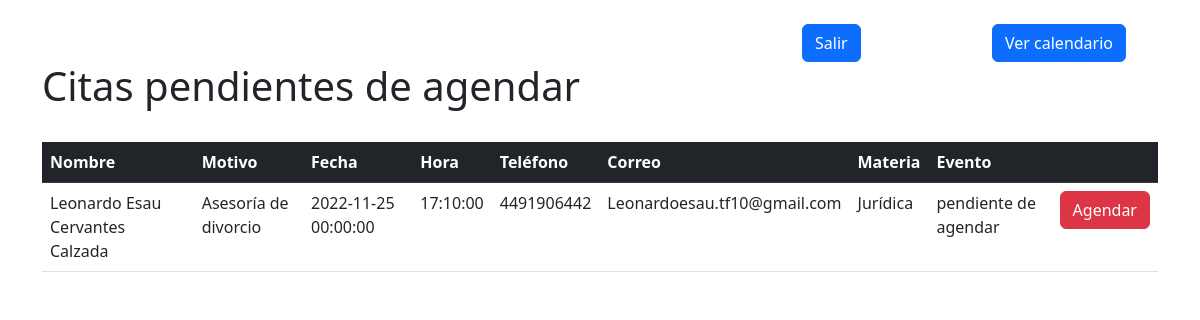
The app's page /admin/index.php with its own data.
### tables this page shows
CREATE TABLE `posibles` (
  `id_posible` int(11) NOT NULL,
  `nombre` varchar(255) DEFAULT NULL,
  `motivo` varchar(255) DEFAULT NULL,
  `time` time DEFAULT NULL,
  `date` datetime DEFAULT NULL,
  `tel` varchar(255) DEFAULT NULL,
  `email` varchar(255) DEFAULT NULL,
  `estatus` int(11) DEFAULT NULL,
  `materia` varchar(255) DEFAULT NULL
);

### admin/index.php (the view, shortened to what this page needs)
<?php
include("componentes/conexion.php");
$posibles= $pdo->prepare("SELECT * FROM posibles WHERE estatus = 1");
$posibles->execute();
$resultado=$posibles->fetchAll(PDO::FETCH_ASSOC);
?>
<!doctype html>
<html lang="en">
  <head>
    <link rel="stylesheet" href="https://cdn.jsdelivr.net/npm/bootstrap@5.2.0-beta1/dist/css/bootstrap.min.css">
    <link rel="stylesheet" type="text/css" href="https:///cdn.datatables.net/1.12.1/css/jquery.dataTables.min.css">
  </head>
  <body><br>
<div class="container">
<div class="row">
    <div class="col-md-2 offset-8">
      <a class="btn btn-primary" type="button" href="logout.php">Salir</a>
      </div>
      <div class="col-md-2">
      <a  class="btn btn-primary" type="button" href="ver.php">Ver calendario</a> </div>
  </div>
</div>
  <div class="container">
    <div class="col-md-12">
      <h1>Citas pendientes de agendar</h1><br>
      <div class="table-responsive">
        <table class="table" id="table">
          <thead class="table-dark">
            <tr>
              <th scope="col">Nombre</th>
              <th scope="col">Motivo</th>
              <th scope="col">Fecha</th>
              <th scope="col">Hora</th>
              <th scope="col">Teléfono</th>
              <th scope="col">Correo</th>
              <th scope="col">Materia</th>
              <th scope="col">Evento</th>
              <th scope="col"></th>
            </tr>
          </thead>
          <tbody>
          <?php foreach ($resultado as $row):?>
            <tr class="">
              <td value="<?php echo $row["nombre"]; ?>"><?php echo $row["nombre"]; ?></td>
              <td><?php echo $row["motivo"]; ?></td>
              <td><?php echo $row["date"]; ?></td>
              <td><?php echo $row["time"]; ?></td>
              <td><?php echo $row["tel"]; ?></td>
              <td><?php echo $row["email"]; ?></td>
              <td><?php echo $row["materia"]; ?></td>
              <td>pendiente de agendar</td>
              <td><a class="btn btn-danger" href="calendar.php?id_posible=<?php echo $row["id_posible"];?>">Agendar</a></td>
            </tr>
            <?php endforeach; ?>
          </tbody>
        </table>
      </div>
    </div>
  </div>
  </body>
</html>

### records on screen
posibles: nombre "Leonardo Esau Cervantes Calzada", motivo "Asesoría de divorcio", date "2022-11-25 00:00:00", time "17:10:00", tel "4491906442", email "Leonardoesau.tf10@gmail.com", materia "Jurídica"
